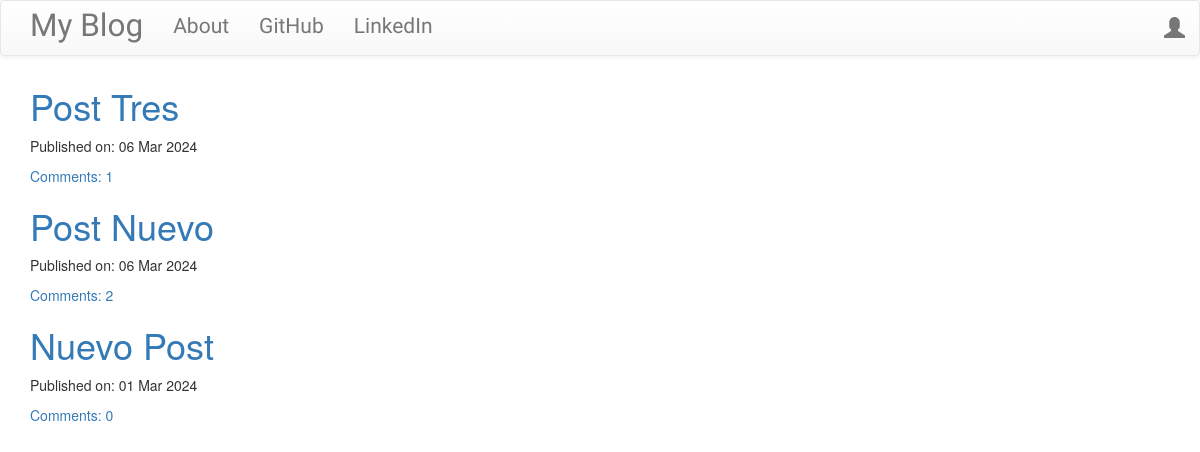
The app's page /, older data.
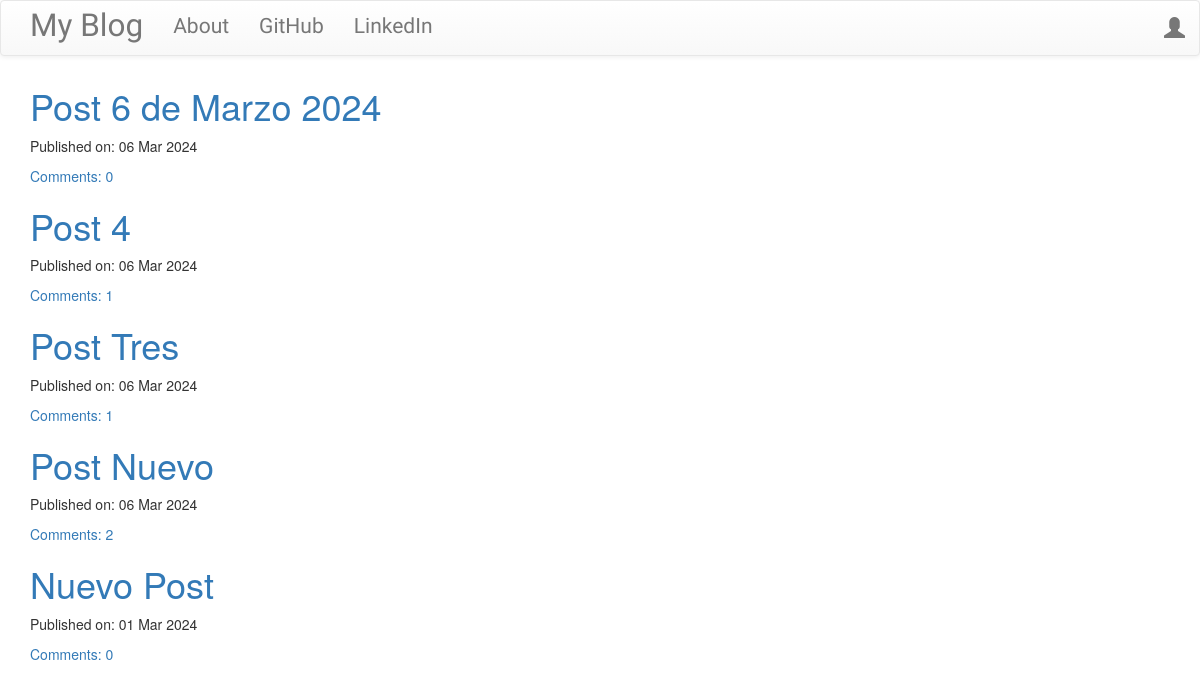
The same page, newer data.
### blog/models.py (models this page shows, shortened)
class Post(models.Model):
    author = models.ForeignKey('auth.User', on_delete=models.CASCADE,)
    title = models.CharField(max_length=200)
    text =models.TextField()
    created_date = models.DateTimeField(default=timezone.now)
    published_date = models.DateTimeField(blank=True,null=True)
    def approve_comments(self):
        return self.comments.filter(approved_comment=True)
    def __str__(self):
        return self.title

### blog/views.py (the view)
# urls.py: path('',views.PostListView.as_view(),name='post_list'),
class PostListView(ListView):
    model = Post
    template_name='blog/post_list.html'
    def get_queryset(self):
        queryset = Post.objects.filter(published_date__lte=timezone.now()).order_by('-published_date')
        print(queryset)  # Esto imprimirá la consulta en la consola del servidor
        return queryset

### blog/templates/blog/post_list.html
{% extends "blog/base.html"%}
{% block content %}
<div class="centerstage">
  {% for post in post_list %}
  <div class="post">
    <h1> <a href="{% url 'post_detail' pk=post.pk %}">{{ post.title }}</a> </h1>
    <div class="date">
      <p>Published on: {{post.published_date|date:'d M Y'}}</p>
    </div>
    <a href="{% url 'post_detail' pk=post.pk %}">Comments: {{ post.approve_comments.count }}</a>
  </div>
  {% endfor %}
</div>
{% endblock %}

Row changes from the older to the newer data that the page shows:
added Post: title "Post 6 de Marzo 2024", published_date "06 Mar 2024", approve_comments.count "0"
now on this page (row edited): Post: title "Post 4", published_date "06 Mar 2024", approve_comments.count "1"
